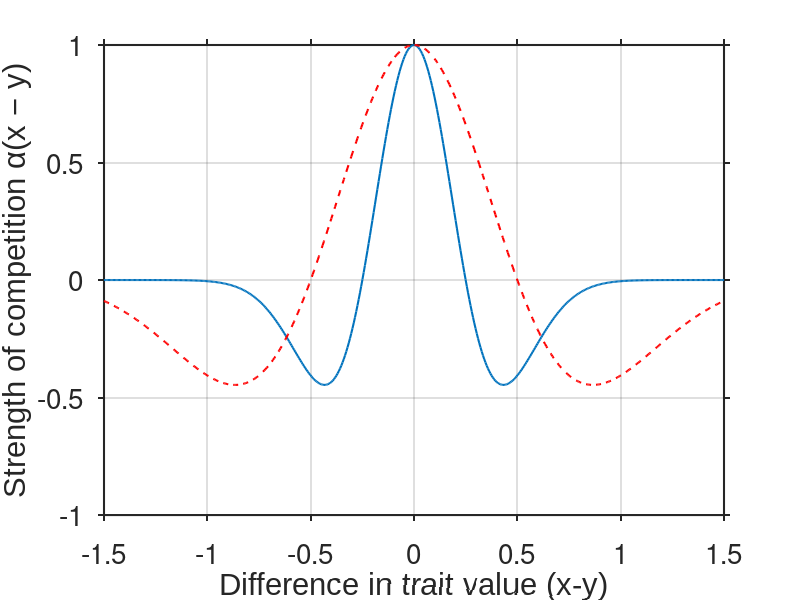

Reproduce this figure in MATLAB. (Note: this script raises an error after producing the figure.)
%%Alice Henman%%
%%Evolutionary Branching in Models for Symmetric and Asymmetric
%%Competition%%

%%Default graphing layout from Dennis
set(0,'defaultTextFontName', 'Arial');
set(0,'defaultaxesfontsize', 20); % 25 for 1X3, 20 for 1X2 figures
%set(0,'defaultLegendInterpreter','latex');
set(0,'defaultAxesTickLabelInterpreter','none');
set(0,'defaulttextinterpreter','none');
set(0,'defaultAxesXGrid','off');
set(0,'defaultAxesYGrid','off');
set(0,'defaultAxesTickDir','out');
set(0,'defaultAxesLineWidth',1.5);

%% (Mexican hat) Wavelet Competition function

% z represents x-y
z=linspace(-1.5,1.5,500);

%parameters
sigma = 0.25; %0.5;%width
sigma0 = 0.5;
beta0 = 0;   %symmetrical
beta1 = 1.5; %asymmetric

function alpha=alpha(x,y,sigma,beta)
    alpha = exp(sigma.^2.*beta.^2/2).* ...
(1.-((x-y+sigma.^2.*beta)./sigma).^2).*exp(-(x-y+sigma.^2.*beta).^2./(2*sigma^2));
end
%The beta parameter can add asymmetry to the competition
%but I'm just keeping it as beta=0 for now

%z=x-y
figure;
%Plots of competition for 2 different widths
plot(z,alpha(z,0,sigma,beta0),'DisplayName', sprintf('σ_α = %.2f',sigma), ...
    "LineWidth",1.5);
hold on;
plot(z,alpha(z,0,sigma0,beta0),'r--','DisplayName', sprintf('σ_α = %.2f',sigma0), ...
    "LineWidth",1.5);
xlabel('Difference in trait value (x-y)');
ylabel('Strength of competition α(x − y)');
grid on;
ax=gca;
ax.FontSize = 20;
legend(FontSize=20);
legend('boxoff');

%% Double Gaussian Carrying capacity K(x)
function Gauss=G(sigma,x0,x)
    Gauss = exp(-(x-x0).^2./(2*sigma^2));
end

function K=K(C1,C2,sigma1,sigma2,x0,x)
    K = C1*G(sigma1,x0,x)-C2*G(sigma2,x0,x);
end

%Parameters
C1 = 2.5;
C2 = 2;
sigma1 = 0.3;%0.5;%
sigma2 = 0.15;%0.35;%
x0 = 1.5;

x=linspace(0,3,500);

figure;
plot(x,K(C1,C2,sigma1,sigma2,x0,x),'r--',"LineWidth",1.5);
hold on;
xlabel('Trait value x');
ylabel('Carrying Capacity, K(x)');
grid on;
ax=gca;
ax.FontSize = 20;
legend("boxoff");

%% The Mathssss (The PIP)

%Parameters
r=rand+0.001; %growth rate
%singular strategies
x2=x0+sqrt(2*sigma1^2*sigma2^2*log(C1*sigma2^2/(C2*sigma1^2))/(sigma2^2-sigma1^2));
x3=x0-sqrt(2*sigma1^2*sigma2^2*log(C1*sigma2^2/(C2*sigma1^2))/(sigma2^2-sigma1^2));

%showing they align with the stationary points of K(x)
h1=plot(x0*ones(1,2),[0,1.5],'k-');
h2=plot(x2*ones(1,2),[0,1.5],'r-.');
h3=plot(x3*ones(1,2),[0,1.5],'b--');
legend([h1,h2,h3], {sprintf('x_0 = %.2f', x0) sprintf('x_0+x_1 = %.2f', x2) sprintf('x_0-x_1 = %.2f', x3)});

%Invasion fitness
f = @(x,y) r*(1-alpha(y,x,sigma,beta0).*K(C1,C2,sigma1,sigma2,x0,x) ...
    ./K(C1,C2,sigma1,sigma2,x0,y));

y = linspace(0.5,2.5,500);
[x,y] = meshgrid(y, y);
F = f(x,y);

figure
hold on
% PIP
contourf(x,y,F>0,1,'LineStyle','none')
contour(x,y,F,[0 0],'k','LineWidth',2) %black line for f=0
colormap([1 1 1; 0.6 0.9 0.3]); %green for f>0 white for f<0
xlabel('$\textsf{Resident trait value}$ ($x$)','Interpreter','latex','FontSize',17);
ylabel('$\textsf{Mutant trait value}$ ($y$)','Interpreter','latex','FontSize',17);
title(['PIP for σ_{α} = ',num2str(sigma)],'Interpreter','tex');

h1=plot(x0*ones(1,2),[0.5,y(end)],'k-');
h2=plot(x2*ones(1,2),[0.5,y(end)],'r-.');
h3=plot(x3*ones(1,2),[0.5,y(end)],'b--');

legend(Location="northwest");
legend([h1,h2,h3], {sprintf('x_0 = %.2f', x0) sprintf('x_0+x_1 = %.2f', x2) sprintf('x_0-x_1 = %.2f', x3)});
axis equal
box on

%% Colour plot to show that the conditions for branching are satisfied
figure;
z=linspace(0.001,1,1000); %range of sigmak1 and k2
[sk1,sk2] = meshgrid(z,z);
C=C1/C2; %ratio of C1/C2>1
h = @(x,y) 3*(y.^2-x.^2)./(2.*log(C*y.^2./x.^2));
H=h(sk1,sk2); %values of the RHS of branching condition
[h,w]=size(H);
for i = 2:h
    for j = 1:i
        if i>=j
            H(i,j)=-3;%makes sure all values with sigmak1<k2 are undefined
        end
    end
end
hlims=[-3 3]; %stops large values drowning out small variations close to 0
imagesc(z,z,H,hlims);
hold on;
cmap = [abyss;autumn];%makes difference between positive and negative obvious
colormap(cmap); 
colorbar;
%Marks all negatives as undefined, makes it obvious that values of "3"
%could be bigger
colorbar('Ticks',[-1.5,0,0.5,1,1.5,2,2.5,3],...
         'TickLabels',{'undefined','0','0.5','1','1.5','2','2.5','3+'})
xlabel("\sigma_{k1}",'Interpreter','tex');
ylabel("\sigma_{k2}",'Interpreter','tex');
set(gca,'YDir','normal'); %makes axis look normal
% title('C* colour plot on \sigma_{k1},\sigma_{k2} axis','Interpreter','tex');

%% Example PIP to show branching conditions
Y = linspace(1,1.48,500);
X = linspace(1,2*x3-1,500);
%Y = linspace(x3-0.1,x3+0.1,500);
[x,y] = meshgrid(Y, Y);
F = f(x,y);

%neighbours x' and y'
a=x3-0.05;
b=x3+0.05;

figure
hold on

%PIP
contourf(x,y,F>0,1,'LineStyle','none')
contour(x,y,F,[0 0],'k','LineWidth',2) %black line for f=0
colormap([1 1 1; 0.6 0.9 0.3]); %green for f>0 white for f<0
xlabel('$\textsf{Resident trait value}$ ($x$)','Interpreter','latex','FontSize',20);
ylabel('$\textsf{Mutant trait value}$ ($y$)','Interpreter','latex','FontSize',20);
%title(['PIP for σ_{α} = ',num2str(sigma)],'Interpreter','tex');

%lines through a,b (x',y) and the singular strategy
h1=plot(x3*ones(1,2),[x(1),y(end)],'m-',LineWidth=2);
h2=plot((b)*ones(1,2),[x(1),a],'b:',LineWidth=2);
h3=plot((a)*ones(1,2),[x(1),b],'r-.',LineWidth=2);
h4=plot([x(1),a],(b)*ones(1,2),'b:',LineWidth=2);
h5=plot([x(1),b],(a)*ones(1,2),'r-.',LineWidth=2);
h6=plot(X,2*x3-X,'--',LineWidth=2); %mutual invasibility

plot(b,a,'k.','MarkerSize',20);
plot(a,b,'k.','MarkerSize',20);
text(b,a,"f_{y'}(x')>0",'Interpreter','tex','FontSize',20,'VerticalAlignment','bottom');
text(a,b,"f_{x'}(y')>0",'Interpreter','tex','FontSize',20,'HorizontalAlignment','right','VerticalAlignment','top');

%legend(Location="northwest");
legend([h1,h6], {sprintf('x^*') sprintf("y=2x^*-x")},'Interpreter','tex');
axis equal
set(gca,'XTick',[a,x3,b], 'YTick', [a,b]);
set(gca,'XTickLabel',["x'","x*","y'"], 'YTickLabel', ["x'","y'"]);
box on
